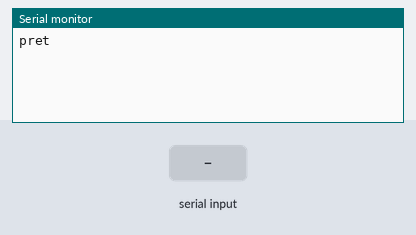
Bench run of a sketch on a simulated Arduino Uno, built with avr-gcc and run on an emulated ATmega328P. Parts: the last lines printed to the serial monitor. The test bench sets the inputs (shaded band).

Above: at 1.2 s.
1.3 s: "1\n" received over Serial
At 2.2 s:
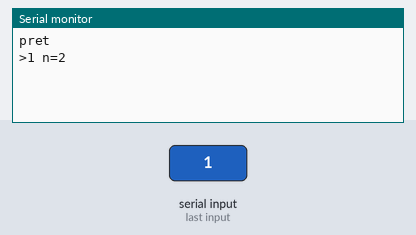
2.8 s: byte 10 ('\n') received over Serial
At 3.4 s:
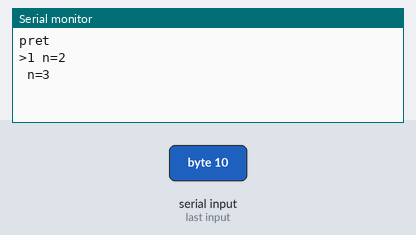
4.3 s: "0\n" received over Serial
At 5.7 s:
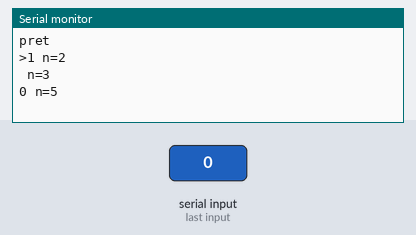

The sketch:

serial_echo.ino
```cpp
// send: abc\n
// expect: pret
// expect: >ABC
// expect: n=4
// run-ms: 200
// Serial du Pico : l'USB (CDC) de la carte, énuméré par un hôte simulé ; while (!Serial) attend son ouverture.
// Les octets envoyés par le moniteur série arrivent par le même chemin.
void setup() {
  Serial.begin(115200);
  while (!Serial) delay(10);
  Serial.println("pret");
}
int n = 0;
void loop() {
  while (Serial.available()) {
    char c = Serial.read();
    n++;
    if (c == '\n') { Serial.print(" n="); Serial.println(n); }
    else { if (n == 1) Serial.print(">"); Serial.print((char)toupper(c)); }
  }
  delay(2);
}
```

Measured:
- after the input at 1.3 s, the serial monitor: prints a new line at once (image 1)
- after the input at 2.8 s, the serial monitor: prints a new line at once (image 2)
- after the input at 4.3 s, the serial monitor: prints a new line at once (image 3)
